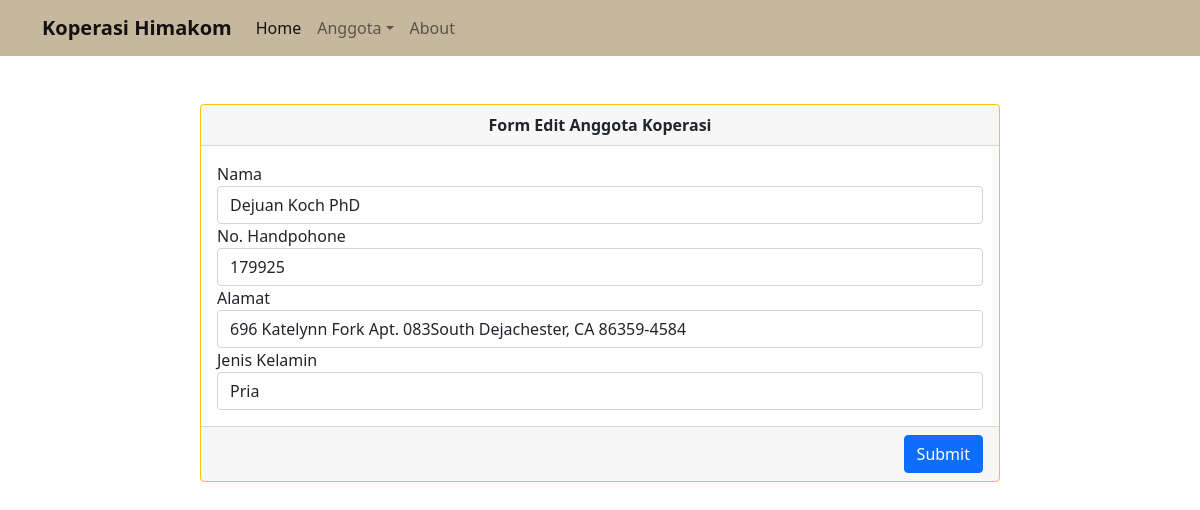
/anggota/edit/3, run on the app's committed database.
### tables this page shows
CREATE TABLE `anggota` (
  `id` int(9) UNSIGNED NOT NULL,
  `nama` varchar(255) NOT NULL,
  `no_hp` varchar(13) NOT NULL,
  `alamat` text NOT NULL,
  `gender` varchar(24) NOT NULL
);

### application/controllers/Anggota.php (called while the page is built, shortened)
<?php
class Anggota extends CI_Controller{
    public function __construct(){
        $this->load->model('Anggota_model');
        $this->load->library('form_validation');
    }
    public function edit($id){
        $data['judul'] = "Edit Anggota | Koperasi Himakom";
        $data['anggota'] = $this->Anggota_model->getAnggotaById($id);
        $this->form_validation->set_rules('nama', 'Nama', 'required');
        $this->form_validation->set_rules('no_hp', 'No. HP', 'required|min_length[12]|numeric');
        $this->form_validation->set_rules('alamat', 'Alamat', 'required');
        $this->form_validation->set_rules('gender', 'Jenis Kelamin', 'required');
        if($this->form_validation->run() == FALSE){
        $this->load->view('template/header', $data);
        $this->load->view('anggota/edit', $data);
        $this->load->view('template/footer');
        }else{
            $this->Anggota_model->editDataAnggota();
            $this->session->set_flashdata('flash', 'Di-Edit');
            redirect('anggota');
        }
    }
}

### index.php (called while the page is built, shortened)
<?php
require_once BASEPATH.'core/CodeIgniter.php';

### application/models/Anggota_model.php (called while the page is built, shortened)
<?php
class Anggota_model extends CI_model{
    public function getAnggotaById($id){
        return $this->db->get_where('anggota', ['id'=> $id])->row_array();
    }
}

### application/views/anggota/edit.php (the view, shortened to what this page needs)
<div class="row mt-5">
    <div class="col-md">
    <div class="d-flex justify-content-center">
        <div class="card border-warning mb-3" style="width: 50rem;">
            <div class="card-header text-center"><strong>Form Edit Anggota Koperasi</strong></div>
            <div class="card-body">
                <form action="" method="post">
                <label for="nama">Nama</label>
                <input type="text" class="form-control" id="nama" name="nama" placeholder="Nama Lengkap" autocomplete="off" value="<?=$anggota['nama'];?>">
                <label for="no_hp">No. Handpohone</label>
                <input type="text" class="form-control" id="no_hp" name="no_hp" placeholder="No. HP" autocomplete="off" value="<?=$anggota['no_hp'];?>">
                <label for="alamat">Alamat</label>
                <input type="text" class="form-control" id="alamat" name="alamat" placeholder="Alamat Lengkap" autocomplete="off" value="<?=$anggota['alamat'];?>">
                <label for="gender">Jenis Kelamin</label>
                <select name="gender" id="gender" name="gender" class="form-control" value="<?=$anggota['gender'];?>">
                    <option value="Pria">Pria</option>
                </select>
            </div>
            <div class="card-footer">
                <div class="d-flex justify-content-end">
                    <input type="submit" class="btn btn-primary">
                </div>
            </div>
        </div>
    </div>
    </div>
</div>

### data on the page
anggota: nama "Dejuan Koch PhD", no_hp "179925", alamat "696 Katelynn Fork Apt. 083South Dejachester, CA 86359-4584", gender "Pria"
